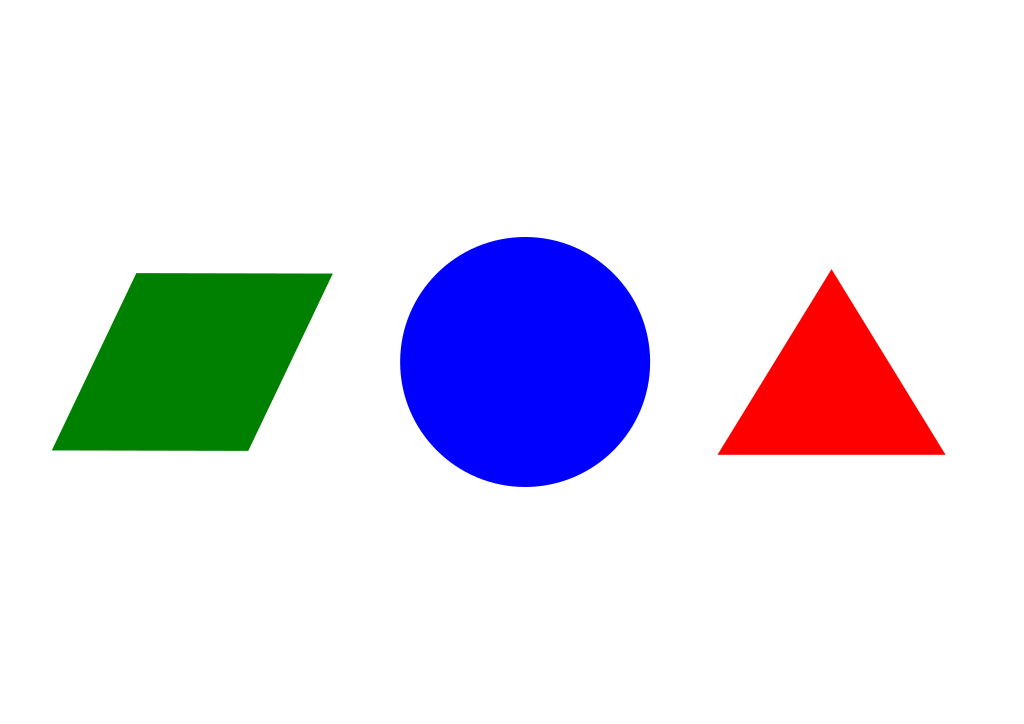
#> input picture task_1a_explore_opencv/Task_1A_Part1/Test_Images/Test1.png, 1024 x 724 px
$ python test.py
#> lines starting #> are read from the running program, lines starting #| are printed output that depends on the picture; after the words box and inside, x2 and y2 are one past the last pixel; in counts of white or black regions, pixels touching at a corner belong together
import cv2
import numpy as np

def isclose(a, b, rel_tol=1e-09, abs_tol=3.0):
    return abs(a - b) <= max(rel_tol * max(abs(a), abs(b)), abs_tol)


def quad(approx):  # func to diff between square rhombus trapezium parallelogram quadrilateral
    x = approx.ravel()
    m12 = (x[3] - x[1]) / (x[2] - x[0])
    m23 = (x[5] - x[3]) / (x[4] - x[2])
    m34 = (x[7] - x[5]) / (x[6] - x[4])
    m41 = (x[1] - x[7]) / (x[0] - x[6])

    l12 = np.sqrt((x[3] - x[1]) ** 2 + (x[2] - x[0]) ** 2)
    l23 = np.sqrt((x[5] - x[3]) ** 2 + (x[4] - x[2]) ** 2)
    l34 = np.sqrt((x[7] - x[5]) ** 2 + (x[6] - x[4]) ** 2)
    l41 = np.sqrt((x[1] - x[7]) ** 2 + (x[0] - x[6]) ** 2)

    c123 = isclose(l12, l23)
    c234 = isclose(l23, l34)
    c341 = isclose(l34, l41)
    c1234 = isclose(l12, l34)
    c2341 = isclose(l23, l41)
    c1241 = isclose(l12, l41)

    d13 = np.sqrt((x[5]-x[1]) ** 2 + (x[4]-x[0]) ** 2)
    d24 = np.sqrt((x[7]-x[3]) ** 2 + (x[6]-x[2]) ** 2)

    p1223 = np.sqrt(l12 ** 2 + l23 ** 2)
    p2334 = np.sqrt(l23 ** 2 + l34 ** 2)

    if c123 and c234 and c341 and c1234 and c2341 and c1241:
        if isclose(d13, np.sqrt(2) * l12):
            return 'Square'
        else:
            return 'Rhombus'
    else:
        if isclose(m12, m34) and isclose(m23, m41):
            if isclose(p1223, d13) and isclose(p2334, d24):
                return 'Rectangle'
            else:
                return 'Parallelogram'
        elif isclose(m12, m34) or isclose(m23, m41):
            return 'Trapezium'
        else:
            return 'Quadrilateral'


############################################################
##############	ADD YOUR CODE HERE	##############

img = cv2.imread('./Test_Images/Test1.png')
#> img is the input picture: shape (724, 1024, 3); mean B, G, R 235.7, 224.9, 226.1
imgGray = cv2.cvtColor(img, cv2.COLOR_BGR2GRAY)
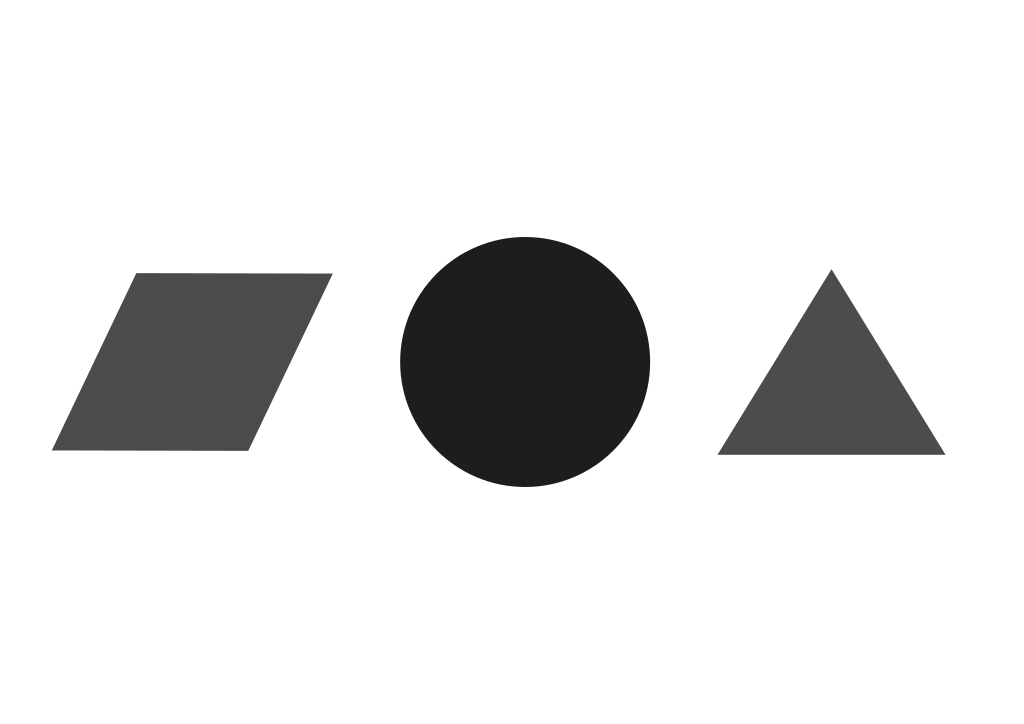
#> imgGray: shape (724, 1024); min 29, max 255, mean 226.5
_, thresh = cv2.threshold(imgGray, 240, 255, cv2.THRESH_BINARY)
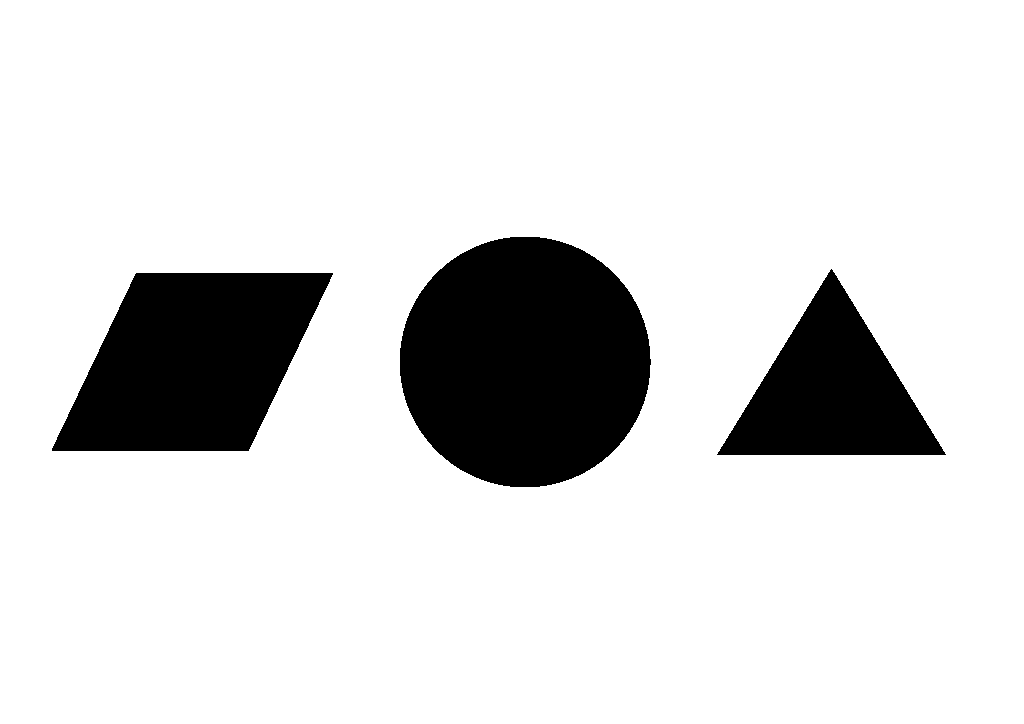
#> thresh: shape (724, 1024); 85.7% white; 3 black regions
contours, _ = cv2.findContours(thresh, cv2.RETR_TREE, cv2.CHAIN_APPROX_SIMPLE)
#> contours = 4 contours; box (x1, y1, x2, y2) and area: (0, 0, 1024, 724) 739629, (399, 236, 652, 488) 49778, (51, 272, 334, 452) 35548, (716, 268, 947, 456) 21701
contours = sorted(contours, key=cv2.contourArea)
shapes = {}

for i in reversed(range(0, len(contours) - 1)):
    approx = cv2.approxPolyDP(contours[i], 0.01 * cv2.arcLength(contours[i], True), True)
    area = cv2.contourArea(contours[i])
    m = cv2.moments(contours[i])
    cx = int(m['m10'] / m['m00'])
    cy = int(m['m01'] / m['m00'])
    b, g, r = img[cy, cx]  # because in open cv the image is stored in bgr format

    if r > max(g, b):
        cl = 'red'
    elif g > max(r, b):
        cl = 'green'
    elif b > max(r, g):
        cl = 'blue'
    else:
        cl = 'random'

    if len(approx) == 3:
        shapes['Triangle'] = [cl, area, cx, cy]
    elif len(approx) == 4:
        shp = quad(approx)
        shapes[shp] = [cl, area, cx, cy]
    elif len(approx) == 5:
        shapes['Pentagon'] = [cl, area, cx, cy]
    elif len(approx) == 6:
        shapes['Hexagon'] = [cl, area, cx, cy]
    else:
        shapes['Circle'] = [cl, area, cx, cy]
#> this loop made 3 passes
#> (area, cx, cy, b, g, r, cl, x in quad) on pass 2: (35548, 191, 361, 0, 128, 0, 'green', [136, 272, 333, 273, 248, 451, 51, 450])
#> (i, approx, area, cx, cy, b, g, r) on pass 3: (0, [[716, 454], [831, 268], [946, 454]], 21701, 831, 392, 0, 0, 255)
#> after the loop, shapes = {'Circle': ['blue', 49778, 524, 361], 'Rhombus': ['green', 35548, 191, 361], 'Triangle': ['red', 21701, 831, 392]}

##################################################

print (shapes)
#| {'Circle': ['blue', 49778.0, 524, 361], 'Rhombus': ['green', 35548.0, 191, 361], 'Triangle': ['red', 21701.0, 831, 392]}

$ run again, with task_1a_explore_opencv/Task_1A_Part1/Test_Images/Test2.png copied over task_1a_explore_opencv/Task_1A_Part1/Test_Images/Test1.png
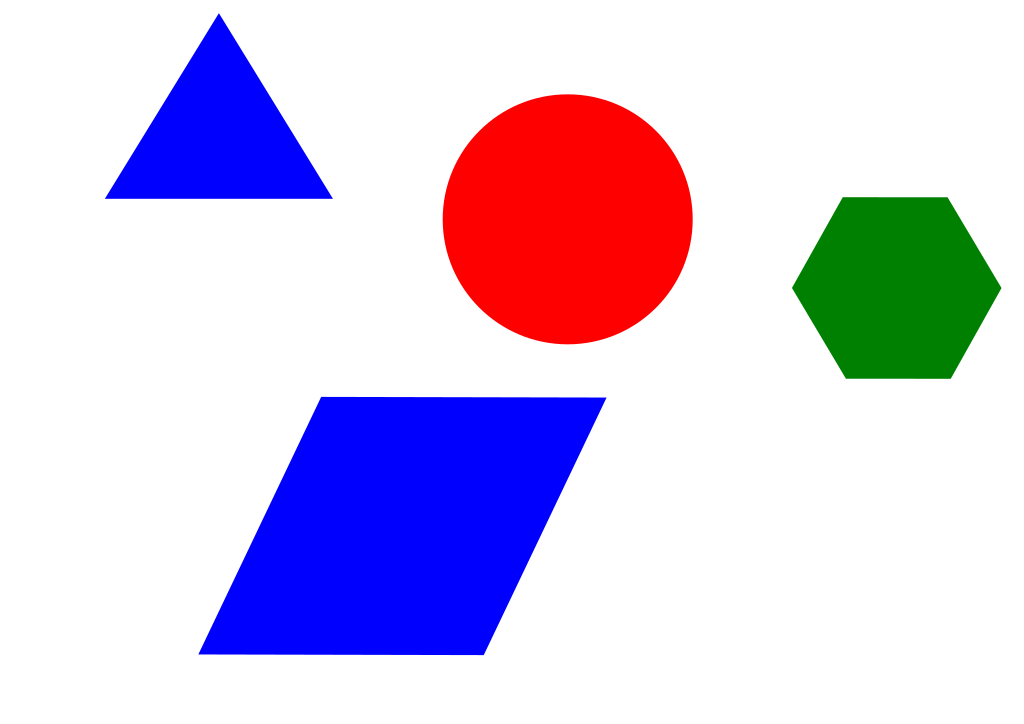
#> input picture task_1a_explore_opencv/Task_1A_Part1/Test_Images/Test2.png, 1024 x 724 px
#> img is the input picture: shape (724, 1024, 3); mean B, G, R 228.3, 200.6, 212.6
#> `imgGray = cv2.cvtColor(img, cv2.COLOR_BGR2GRAY)`:
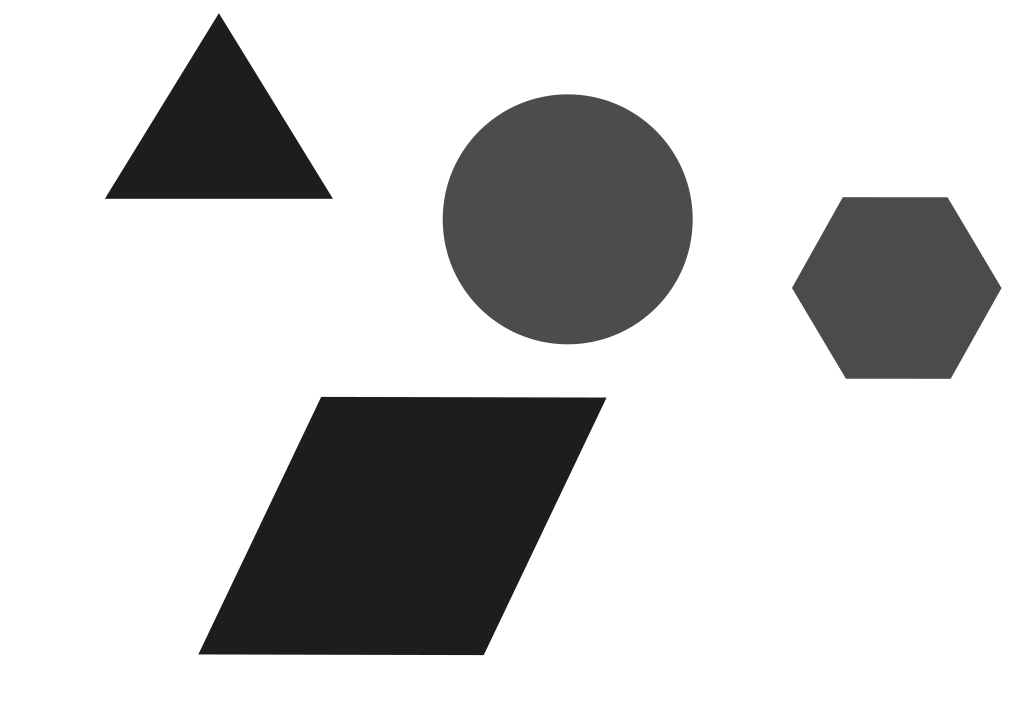
#> imgGray: shape (724, 1024); min 29, max 255, mean 207.3
#> `_, thresh = cv2.threshold(imgGray, 240, 255, cv2.THRESH_BINARY)`:
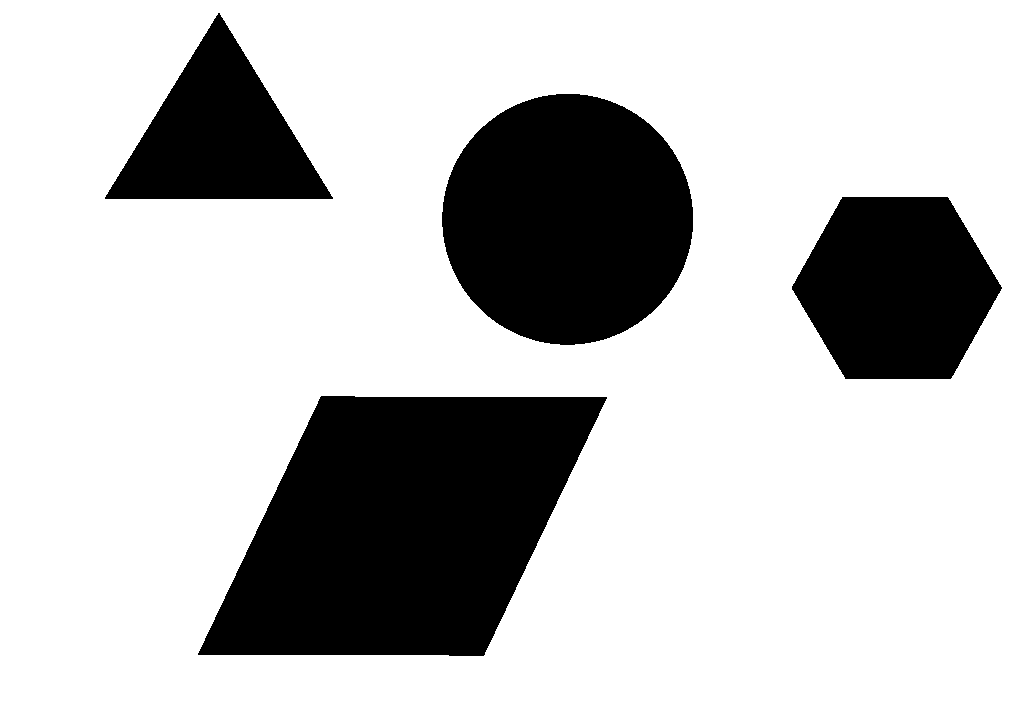
#> thresh: shape (724, 1024); 76.6% white; 4 black regions
#> contours = 5 contours; box (x1, y1, x2, y2) and area: (0, 0, 1024, 724) 739629, (197, 395, 608, 657) 74579, (441, 93, 694, 346) 49770, (791, 196, 1003, 380) 29046, (104, 12, 334, 200) 21712
#> the loop `for i in reversed(range(0, len(contours) - 1)):` made 4 passes
#> (i, area, cx, cy, b, g, r, cl) on pass 1: (3, 74579, 401, 525, 255, 0, 0, 'blue')
#> after the loop `for i in reversed(range(0, len(contours) - 1)):`: shapes = {'Rhombus': ['blue', 74579, 401, 525], 'Circle': ['red', 49770.5, 567, 218], 'Hexagon': ['green', 29046, 896, 287], 'Triangle': ['blue', 21712, 218, 136]}
#| {'Rhombus': ['blue', 74579.0, 401, 525], 'Circle': ['red', 49770.5, 567, 218], 'Hexagon': ['green', 29046.0, 896, 287], 'Triangle': ['blue', 21712.0, 218, 136]}

$ run again, with task_1a_explore_opencv/Task_1A_Part1/Test_Images/Test3.png copied over task_1a_explore_opencv/Task_1A_Part1/Test_Images/Test1.png
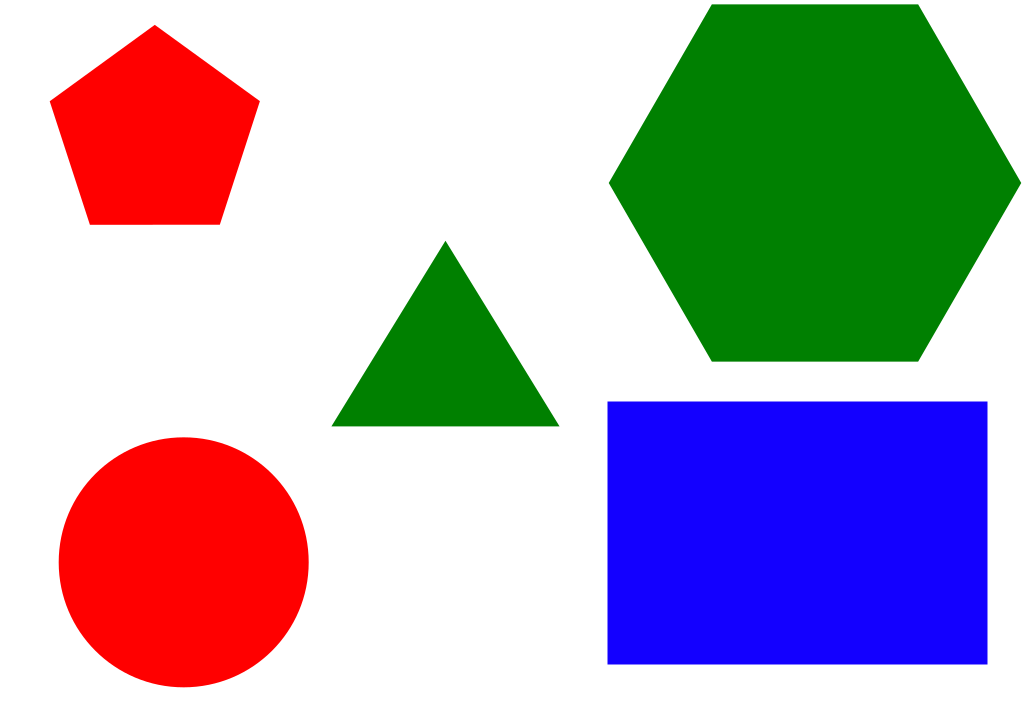
#> input picture task_1a_explore_opencv/Task_1A_Part1/Test_Images/Test3.png, 1024 x 724 px
#> img is the input picture: shape (724, 1024, 3); mean B, G, R 183, 171.2, 177.9
#> `imgGray = cv2.cvtColor(img, cv2.COLOR_BGR2GRAY)`:
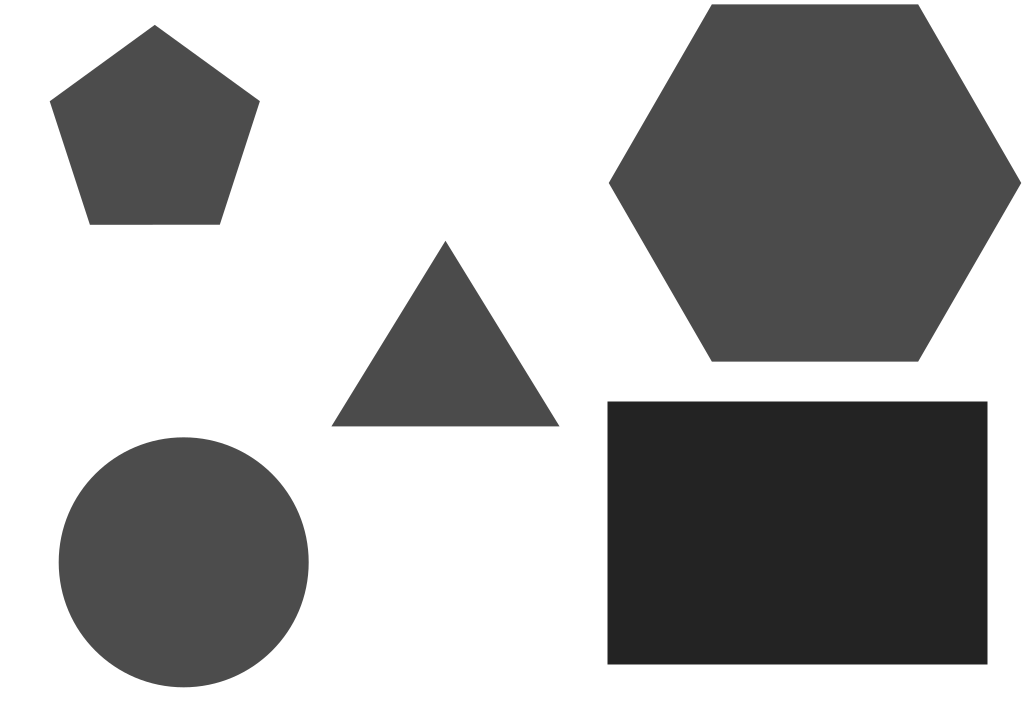
#> imgGray: shape (724, 1024); min 35, max 255, mean 174.5
#> `_, thresh = cv2.threshold(imgGray, 240, 255, cv2.THRESH_BINARY)`:
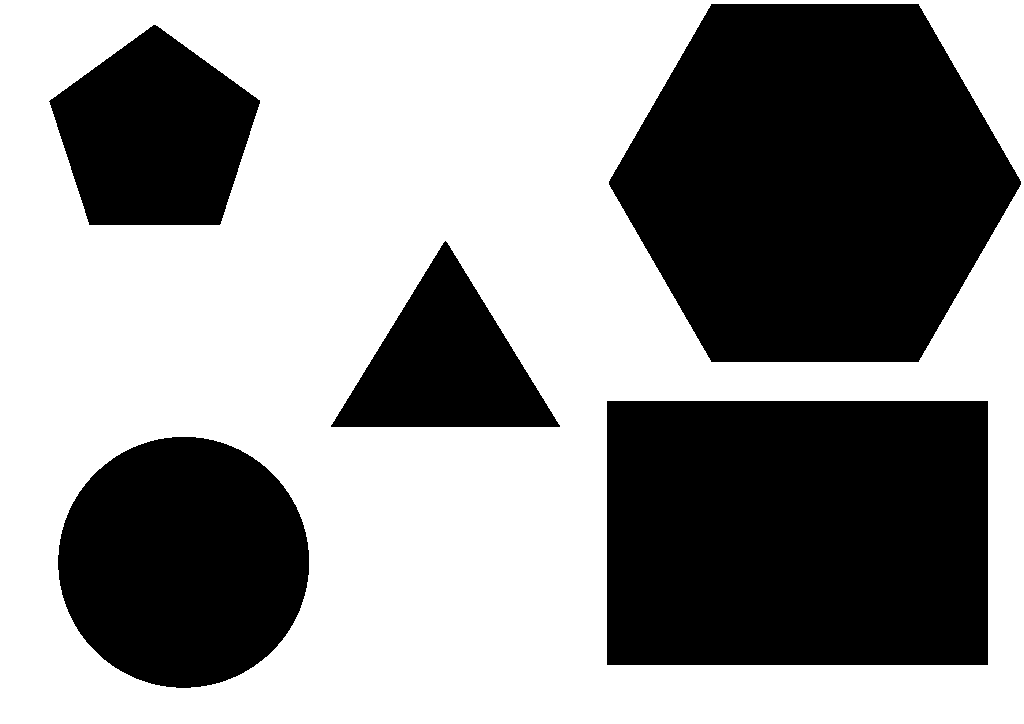
#> thresh: shape (724, 1024); 57.9% white; 5 black regions
#> contours = 6 contours; box (x1, y1, x2, y2) and area: (0, 0, 1024, 724) 739629, (608, 3, 1022, 363) 111599, (606, 400, 989, 666) 101228, (57, 436, 310, 689) 49770, (48, 24, 261, 226) 29576, (330, 240, 561, 428) 21800
#> the loop `for i in reversed(range(0, len(contours) - 1)):` made 5 passes
#> (i, area, cx, cy, b, g, r, cl) on pass 2: (3, 101228, 797, 532, 255, 0, 19, 'blue')
#> after the loop `for i in reversed(range(0, len(contours) - 1)):`: shapes = {'Hexagon': ['green', 111599, 814, 182], 'Rectangle': ['blue', 101228, 797, 532], 'Circle': ['red', 49770.5, 183, 561], 'Pentagon': ['red', 29575.5, 154, 134], 'Triangle': ['green', 21800, 444, 364]}
#| {'Hexagon': ['green', 111599.0, 814, 182], 'Rectangle': ['blue', 101228.0, 797, 532], 'Circle': ['red', 49770.5, 183, 561], 'Pentagon': ['red', 29575.5, 154, 134], 'Triangle': ['green', 21800.0, 444, 364]}
